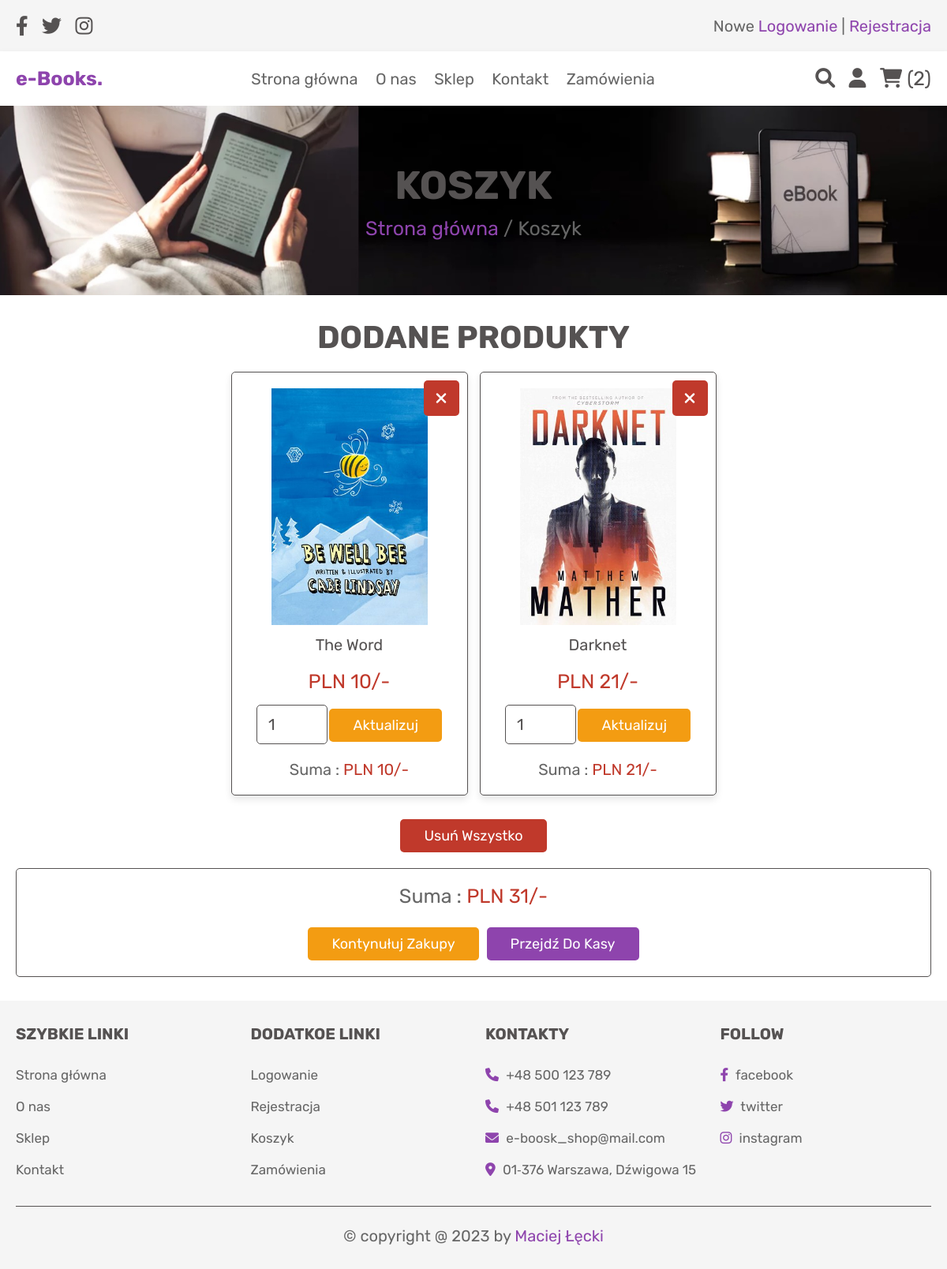
/cart.php (signed in), run on the app's committed database.
### tables this page shows
CREATE TABLE `cart` (
  `id` bigint(20) UNSIGNED NOT NULL,
  `user_id` int(100) NOT NULL,
  `name` varchar(100) NOT NULL,
  `price` int(100) NOT NULL,
  `quantity` int(100) NOT NULL,
  `image` varchar(100) NOT NULL
);

### cart.php (the view, shortened to what this page needs)
<?php
include 'config.php';
?>
<!DOCTYPE html>
<html lang="en">
<head>
   <link rel="stylesheet" href="https://cdnjs.cloudflare.com/ajax/libs/font-awesome/6.0.0/css/all.min.css">
   <link rel="stylesheet" href="css/style.css">
</head>
<body>
<?php include 'header.php'; ?>
<div class="heading">
   <h3>Koszyk</h3>
   <p> <a href="home.php">Strona główna</a> / Koszyk </p>
</div>
<section class="shopping-cart">
   <h1 class="title">dodane produkty</h1>
   <div class="box-container">
      <?php
         $grand_total = 0;
         $select_cart = mysqli_query($conn, "SELECT * FROM `cart` WHERE user_id = '$user_id'") or die('query failed');
         if(mysqli_num_rows($select_cart) > 0){
            while($fetch_cart = mysqli_fetch_assoc($select_cart)){
      ?>
      <div class="box">
         <a href="cart.php?delete=<?php echo $fetch_cart['id']; ?>" class="fas fa-times" onclick="return confirm('Usunąć produkt z koszyka?');"></a>
         <img src="uploaded_img/<?php echo $fetch_cart['image']; ?>" alt="">
         <div class="name"><?php echo $fetch_cart['name']; ?></div>
         <div class="price">PLN <?php echo $fetch_cart['price']; ?>/-</div>
         <form action="" method="post">
            <input type="number" min="1" name="cart_quantity" value="<?php echo $fetch_cart['quantity']; ?>">
            <input type="submit" name="update_cart" value="Aktualizuj" class="option-btn">
         </form>
         <div class="sub-total"> Suma : <span>PLN <?php echo $sub_total = ($fetch_cart['quantity'] * $fetch_cart['price']); ?>/-</span> </div>
      </div>
      <?php
      $grand_total += $sub_total;
         }
      }else{
         echo '<p class="empty">Twój koszyk jest pusty!</p>';
      }
      ?>
   </div>
   <div style="margin-top: 2rem; text-align:center;">
      <a href="cart.php?delete_all" class="delete-btn <?php echo ($grand_total > 1)?'':'disabled'; ?>" onclick="return confirm('Usunąć wszystko z koszyka?');">Usuń wszystko</a>
   </div>
   <div class="cart-total">
      <p>Suma : <span>PLN <?php echo $grand_total; ?>/-</span></p>
      <div class="flex">
         <a href="shop.php" class="option-btn">Kontynułuj zakupy</a>
         <a href="checkout.php" class="btn <?php echo ($grand_total > 1)?'':'disabled'; ?>">Przejdź do kasy</a>
      </div>
   </div>
</section>
<?php include 'footer.php'; ?>
</body>
</html>

### css/style.css (style rules this page uses)
:root { --purple:#8e44ad; --red:#c0392b; --orange:#f39c12; --black:#555252; --white:#fff; --light-color:#666; --light-white:#ccc; --light-bg:#f5f5f5; --border:.1rem solid var(--black); --box-shadow:0 .5rem 1rem rgba(0,0,0,.1); }
* { font-family: 'Rubik', sans-serif; margin:0; padding:0; box-sizing: border-box; outline: none; border:none; text-decoration: none; transition:all .2s linear; }
html { font-size: 62.5%; overflow-x: hidden; }
section { padding:3rem 2rem; }
.title { text-align: center; margin-bottom: 2rem; text-transform: uppercase; color:var(--black); font-size: 4rem; }
.btn, .option-btn, .delete-btn, .white-btn { display: inline-block; margin-top: 1rem; padding:1rem 3rem; cursor: pointer; color:var(--white); font-size: 1.8rem; border-radius: .5rem; text-transform: capitalize; }
.white-btn, .btn { background-color: var(--purple); }
.option-btn { background-color: var(--orange); }
.delete-btn { background-color: var(--red); }
.heading { min-height: 30vh; display: flex; flex-flow: column; align-items: center; justify-content: center; gap:1rem; background: url(../images/heading-bg.webp) no-repeat; background-size: cover; background-position: center; text-align: center; }
.heading h3 { font-size: 5rem; color:var(--black); text-transform: uppercase; }
.heading p { font-size: 2.5rem; color:var(--light-color); }
.heading p a { color:var(--purple); }
.shopping-cart .box-container { max-width: 1200px; margin:0 auto; display: grid; grid-template-columns: repeat(auto-fit, 30rem); align-items: center; gap:1.5rem; justify-content: center; }
.shopping-cart .box-container .box { text-align: center; padding:2rem; border-radius: .5rem; background-color: var(--white); box-shadow: var(--box-shadow); position: relative; border:var(--border); }
.shopping-cart .box-container .box .fa-times { position: absolute; top:1rem; right:1rem; height: 4.5rem; width: 4.5rem; line-height: 4.5rem; font-size: 2rem; background-color: var(--red); color:var(--white); border-radius: .5rem; }
.shopping-cart .box-container .box img { height: 30rem; }
.shopping-cart .box-container .box .name { padding:1rem 0; font-size: 2rem; color:var(--black); }
.shopping-cart .box-container .box .price { padding:1rem 0; font-size: 2.5rem; color:var(--red); }
.shopping-cart .box-container .box input[type="number"] { margin:.5rem 0; border:var(--border); border-radius: .5rem; padding:1.2rem 1.4rem; font-size: 2rem; color:var(--black); width: 9rem; }
.shopping-cart .box-container .box .sub-total { padding-top: 1.5rem; font-size: 2rem; color:var(--light-color); }
.shopping-cart .box-container .box .sub-total span { color:var(--red); }
.shopping-cart .cart-total { max-width: 1200px; margin:0 auto; border:var(--border); padding:2rem; text-align: center; margin-top: 2rem; border-radius: .5rem; }
.shopping-cart .cart-total p { font-size: 2.5rem; color:var(--light-color); }
.shopping-cart .cart-total p span { color:var(--red); }
.shopping-cart .cart-total .flex { display: flex; flex-wrap: wrap; column-gap:1rem; margin-top: 1.5rem; justify-content: center; }

### data on the page
cart: image (picture), name "The Word", price "10", cart_quantity "1"
cart: image (picture), name "Darknet", price "21", cart_quantity "1"

### other printed values
$cart_rows_number "2"
$grand_total "31"
